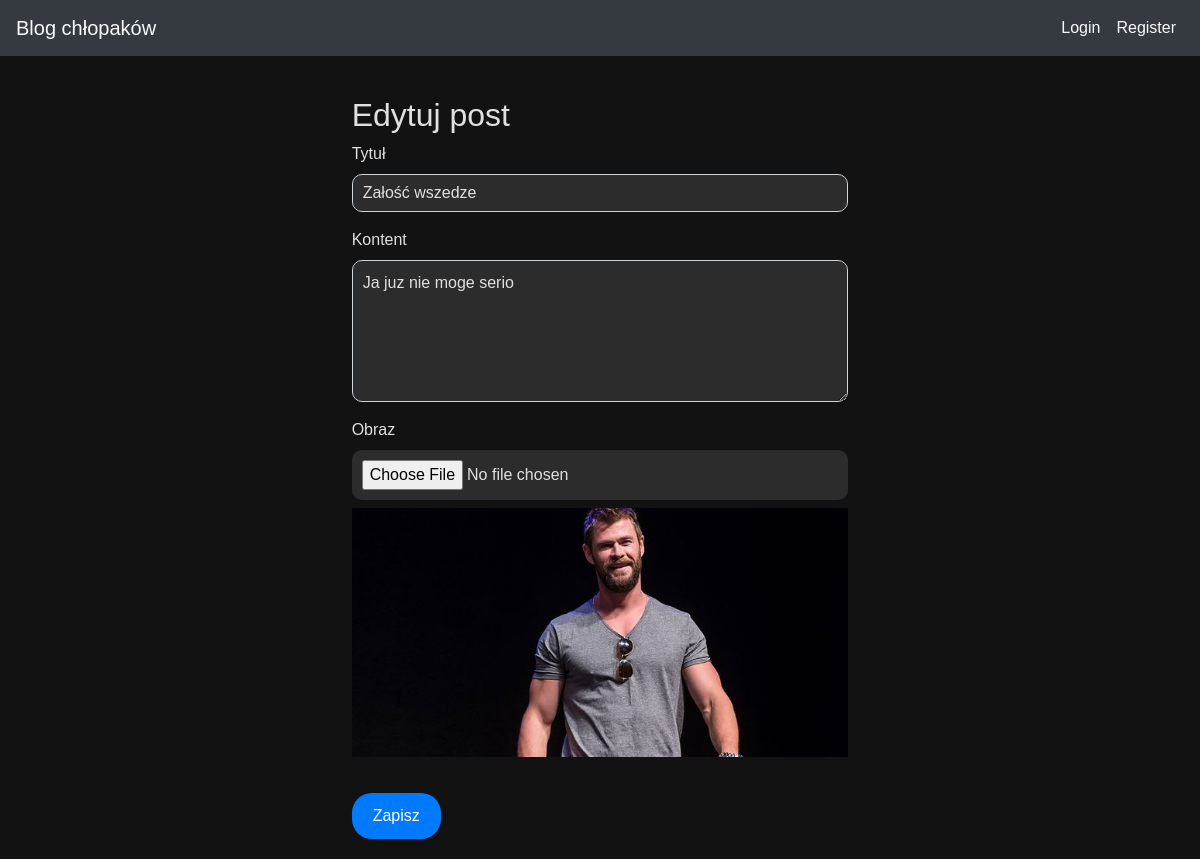
The app's page /blog/post/1/edit with its own data.
### models.py (models this page shows)
class BlogPost(db.Model):
    __tablename__ = 'blog_post'
    id = db.Column(db.Integer, primary_key=True)
    title = db.Column(db.String(150), nullable=False)
    content = db.Column(db.Text, nullable=False)
    author_id = db.Column(db.Integer, db.ForeignKey('user.id'), nullable=False)
    created_at = db.Column(db.DateTime, default=datetime.utcnow)
    image = db.Column(db.String(150), nullable=True)  # Ścieżka do obrazu posta

### blog/routes.py (the view, shortened to what this page needs)
@blog_blueprint.route('/post/<int:post_id>/edit', methods=['GET', 'POST'])
def edit_post(post_id):
    post = BlogPost.query.get_or_404(post_id)
    return render_template('edit_post.html', post=post)

### app.py (called while the page is built)
@app.context_processor
def inject_current_user():
    return dict(current_user=current_user)

### templates/edit_post.html (shortened to what this page needs)
{% extends "base.html" %}
{% block content %}
<div class="row">
    <div class="col-md-8 offset-md-2">
        <h2>Edytuj post</h2>
        <form method="POST" enctype="multipart/form-data">
            <div class="form-group">
                <label for="title">Tytuł</label>
                <input type="text" class="form-control" id="title" name="title" value="{{ post.title }}">
            </div>
            <div class="form-group">
                <label for="content">Kontent</label>
                <textarea class="form-control" id="content" name="content" rows="5">{{ post.content }}</textarea>
            </div>
            <div class="form-group">
                <label for="image">Obraz</label>
                <input type="file" class="form-control-file" id="image" name="image">
                {% if post.image %}
                    <img src="{{ url_for('static', filename=post.image) }}" alt="Post Image" class="img-fluid mt-2">
                {% endif %}
            </div>
            <button type="submit" class="btn btn-custom">Zapisz</button>
        </form>
    </div>
</div>
{% endblock %}

### static/css/styles.css (style rules this page uses)
body { font-family: 'Arial', sans-serif; background-color: #121212; color: #e0e0e0; }
.form-group input, .form-group textarea { border-radius: 10px; padding: 10px; background-color: #2c2c2c; color: #e0e0e0; }
.btn-custom { border-radius: 20px; padding: 10px 20px; background-color: #007bff; color: white; transition: background-color 0.3s; }
.btn { margin-top: 20px; }

### records on screen
BlogPost: title "Załość wszedze", content "Ja juz nie moge serio", image (picture)
